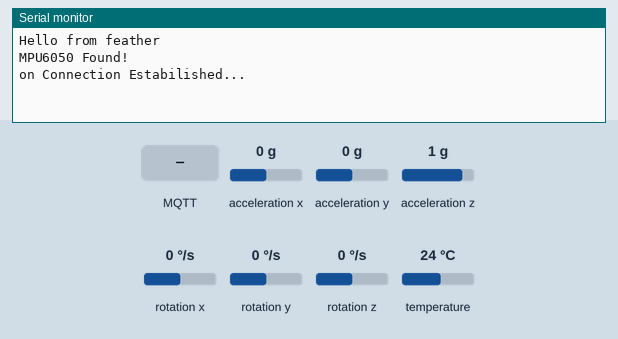
This sketch was run on a simulated Arduino Leonardo, built with avr-gcc and run on an emulated ATmega32U4. Parts: the last lines printed to the serial monitor. The test bench sets the inputs (shaded band); at power-on: acceleration x 0 g, acceleration y 0 g, acceleration z 1 g, rotation x 0 °/s, rotation y 0 °/s, rotation z 0 °/s, temperature 24 °C. No MQTT or app messages arrive unless stated.

Above: at 2.3 s.
2.4 s: MQTT message "1" arrives on the first subscribed topic
At 3.0 s:
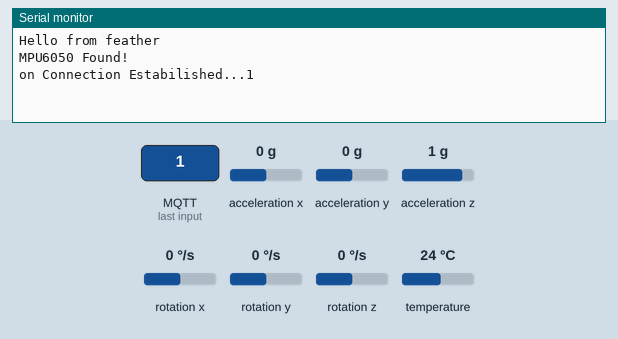
3.9 s: MQTT message "on" arrives on the first subscribed topic
At 5.1 s:
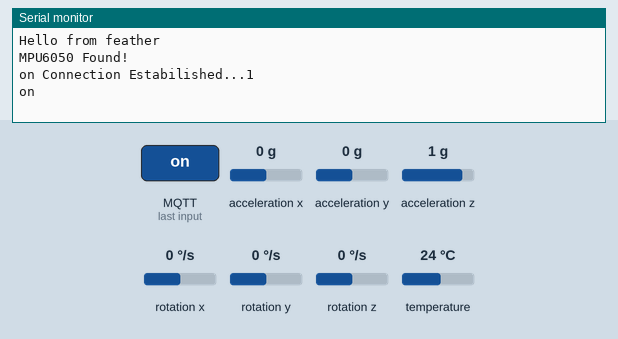
5.4 s: MQTT message "off" arrives on the first subscribed topic
At 6.5 s:
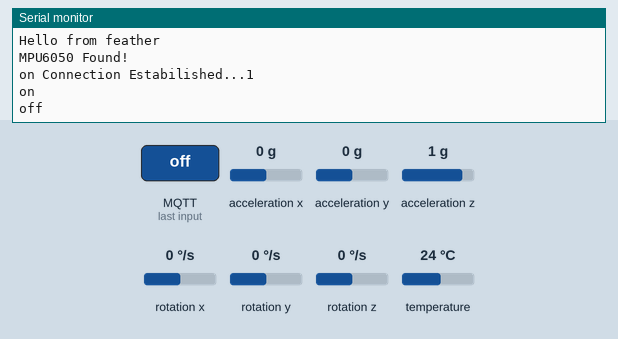

The sketch:

next-mqtt-sample.ino
```cpp
#include "EspMQTTClient.h"
#include <ArduinoJson.h>
#include <Adafruit_MPU6050.h>
#include <Adafruit_Sensor.h>
#include <Wire.h>

// https://RandomNerdTutorials.com/esp32-mpu-6050-web-server/

Adafruit_MPU6050 mpu;
DynamicJsonDocument readings(1024);
sensors_event_t a, g, temp;

//Gyroscope sensor deviation
float gyroXerror = 0.07;
float gyroYerror = 0.03;
float gyroZerror = 0.01;

float gyroX, gyroY, gyroZ;
float accX, accY, accZ;
float temperature;

unsigned long timer = 0;

EspMQTTClient client(
  "WIFI_SSID",
  "WIFI_PASSWORD", // wifi password
  "BROKER_IP",  // MQTT Broker server ip
  "MQTTUsername",   // Can be omitted if not needed
  "MQTTPassword",   // Can be omitted if not needed
  "feather_esp8266",     // Client name that uniquely identify your device
  1883              // The MQTT port, default to 1883. this line can be omitted
);

void setup() {
  // put your setup code here, to run once:
  Serial.begin(115200);

  while (!Serial)
    delay(10); // will pause Zero, Leonardo, etc until serial console opens
  Serial.println("Hello from feather");

  initMPU();

  char payload[100];
  readings["value"] = "disconnected";
  readings.clear();
  serializeJson(readings, payload);

  client.enableDebuggingMessages(); // Enable debugging messages sent to serial output
  client.enableOTA();
  client.enableLastWillMessage("devices/feather/connected", payload, true);
}

void loop() {
  client.loop();
  mpu.getEvent(&a, &g, &temp);

  if ((millis() - timer) > 100) { // print data every 10ms
    client.publish("canvas/cube/rotation", getGyroReadings().c_str());
    timer = millis();
   }
}

void initMPU(){
  if (!mpu.begin()) {
    Serial.println("Failed to find MPU6050 chip");
    while (1) {
      delay(10);
    }
  }
  Serial.println("MPU6050 Found!");
}

void onConnectionEstablished() {
  Serial.print("on Connection Estabilished...");
  char payload[100];
  readings["value"] = "connected";
  readings.clear();
  serializeJson(readings, payload);
  client.publish("devices/feather/connected", payload);
  client.subscribe("devices/feather/+", [] (const String &payload)  {
    Serial.println(payload);
  });

}

String getGyroReadings(){
  mpu.getEvent(&a, &g, &temp);

  float gyroX_temp = g.gyro.x;
  if(abs(gyroX_temp) > gyroXerror)  {
    gyroX += gyroX_temp/50.00;
  }

  float gyroY_temp = g.gyro.y;
  if(abs(gyroY_temp) > gyroYerror) {
    gyroY += gyroY_temp/70.00;
  }

  float gyroZ_temp = g.gyro.z;
  if(abs(gyroZ_temp) > gyroZerror) {
    gyroZ += gyroZ_temp/90.00;
  }

  readings["gyroX"] = gyroX;
  readings["gyroY"] = gyroY;
  readings["gyroZ"] = gyroZ;

  String jsonString;
  serializeJson(readings, jsonString);
  return jsonString;
}

String getAccReadings() {
  mpu.getEvent(&a, &g, &temp);
  // Get current acceleration values
  accX = a.acceleration.x;
  accY = a.acceleration.y;
  accZ = a.acceleration.z;

  readings["accX"] = accX;
  readings["accY"] = accY;
  readings["accZ"] = accZ;

  String jsonString;
  serializeJson(readings, jsonString);
  return jsonString;
}

String getTemperature(){
  mpu.getEvent(&a, &g, &temp);
  temperature = temp.temperature;
  readings["temperature"] = String(temperature);

  String jsonString;
  serializeJson(readings, jsonString);
  return jsonString;
}
```

Measured:
- after the input at 2.4 s, the serial monitor: prints a new line at once (image 1)
- after the input at 3.9 s, the serial monitor: prints a new line at once (image 2)
- after the input at 5.4 s, the serial monitor: prints a new line at once (image 3)
